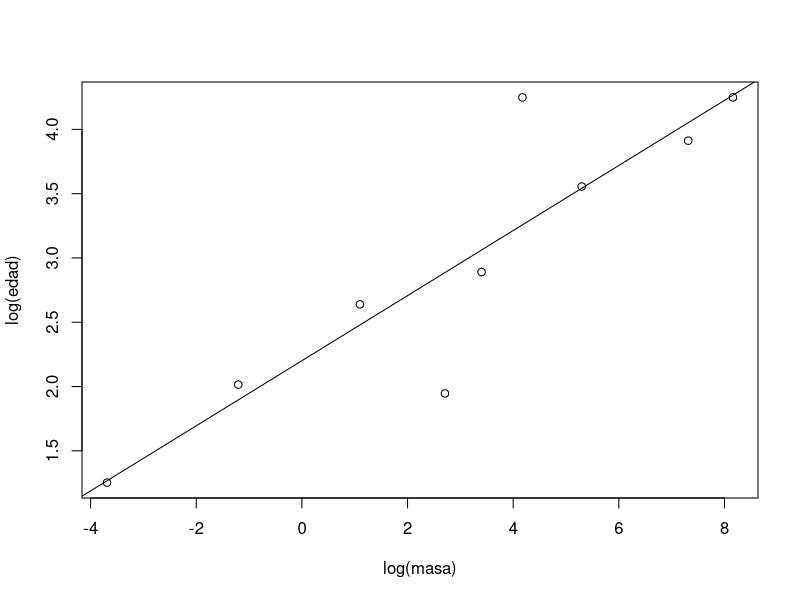
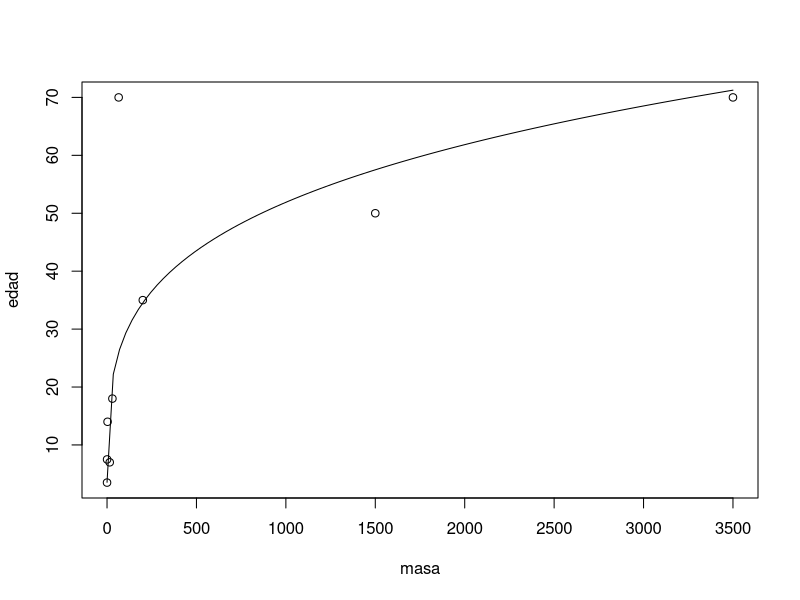

Generate these figures, in order, with R:
masa=c(0.025, 0.3, 3, 30, 65, 200, 3500, 1500, 15)
edad =c(3.5, 7.5, 14, 18, 70, 35, 70, 50, 7 )
plot(log(masa),log(edad))

# Recta de regresión
l1=lm(log(edad)~log(masa))
abline(l1)

# ecuación probable y = Ax^(1/b)
m = l1$coefficients[2]
n = l1$coefficients[1]
b = 1/m
print(paste0("El coeficiente b es: ",b))
A = exp(n)
print(paste0("El coeficiente A es: ",A))

summary(l1)$r.squared

# Dibujo de los puntos y la ecuación
plot(masa,edad)
f1 = function(x) {A*x**{1/b}}
curve(f1(masa),xname="masa",add=TRUE)
